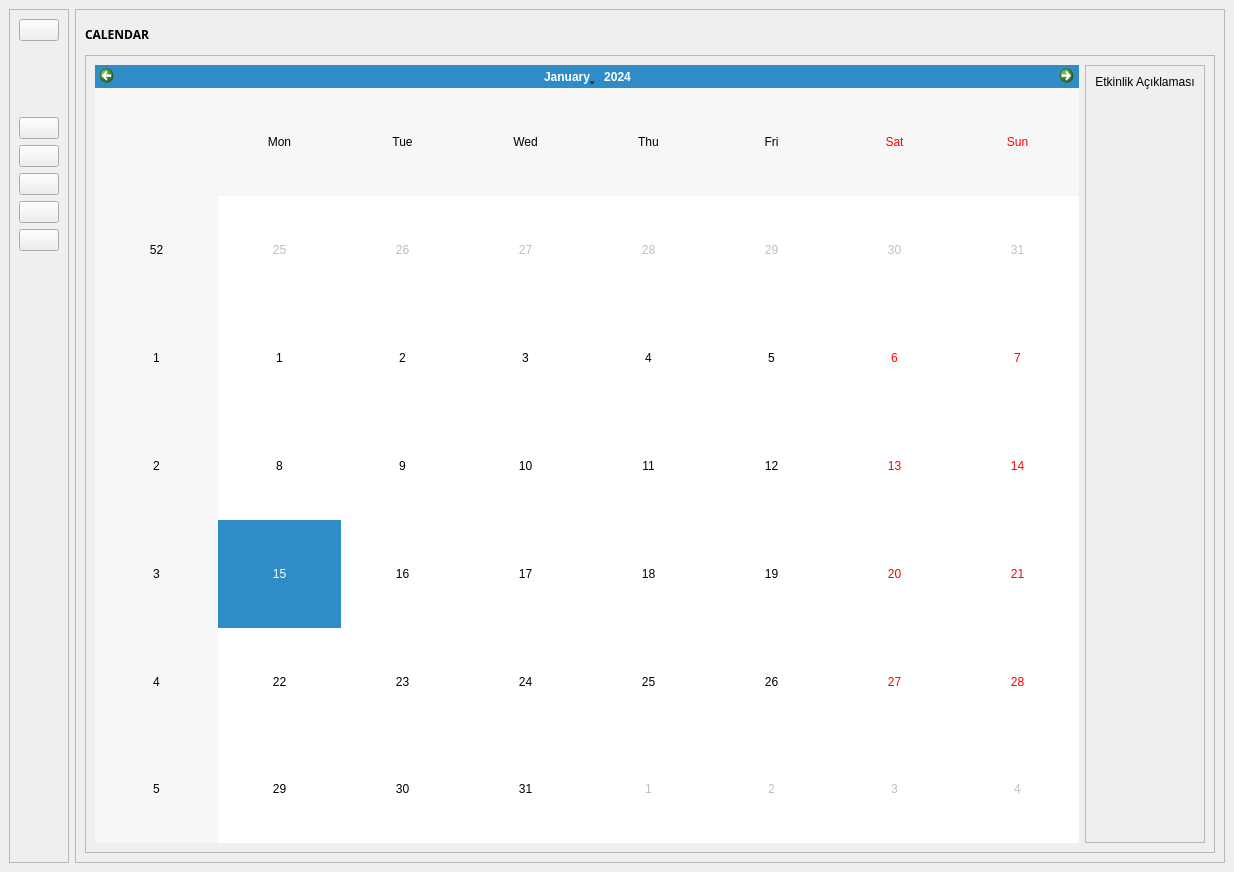
<?xml version="1.0" encoding="UTF-8"?>
<ui version="4.0">
 <class>MainWindow</class>
 <widget class="QMainWindow" name="MainWindow">
  <property name="geometry">
   <rect>
    <x>0</x>
    <y>0</y>
    <width>1234</width>
    <height>872</height>
   </rect>
  </property>
  <property name="windowTitle">
   <string>Calendar</string>
  </property>
  <property name="styleSheet">
   <string notr="true"/>
  </property>
  <widget class="QWidget" name="centralwidget">
   <layout class="QHBoxLayout" name="horizontalLayout">
    <item>
     <widget class="QFrame" name="menuFrame">
      <property name="minimumSize">
       <size>
        <width>50</width>
        <height>0</height>
       </size>
      </property>
      <property name="styleSheet">
       <string notr="true"/>
      </property>
      <property name="frameShape">
       <enum>QFrame::StyledPanel</enum>
      </property>
      <property name="frameShadow">
       <enum>QFrame::Raised</enum>
      </property>
      <layout class="QVBoxLayout" name="verticalLayout">
       <item>
        <widget class="QPushButton" name="appLogo">
         <property name="text">
          <string/>
         </property>
         <property name="icon">
          <iconset resource="../icons/icons.qrc">
           <normaloff>:/icons/resourcesPNG/momentumLogo.png</normaloff>:/icons/resourcesPNG/momentumLogo.png</iconset>
         </property>
         <property name="iconSize">
          <size>
           <width>35</width>
           <height>35</height>
          </size>
         </property>
        </widget>
       </item>
       <item>
        <spacer name="verticalSpacerBottom">
         <property name="orientation">
          <enum>Qt::Vertical</enum>
         </property>
         <property name="sizeType">
          <enum>QSizePolicy::Maximum</enum>
         </property>
         <property name="sizeHint" stdset="0">
          <size>
           <width>20</width>
           <height>70</height>
          </size>
         </property>
        </spacer>
       </item>
       <item>
        <widget class="QPushButton" name="welcomeButton">
         <property name="styleSheet">
          <string notr="true"/>
         </property>
         <property name="text">
          <string/>
         </property>
         <property name="icon">
          <iconset resource="../icons/icons.qrc">
           <normaloff>:/icons/resourcesPNG/homeBeige.png</normaloff>:/icons/resourcesPNG/homeBeige.png</iconset>
         </property>
         <property name="iconSize">
          <size>
           <width>30</width>
           <height>35</height>
          </size>
         </property>
        </widget>
       </item>
       <item>
        <widget class="QPushButton" name="tasksButton">
         <property name="styleSheet">
          <string notr="true"/>
         </property>
         <property name="text">
          <string/>
         </property>
         <property name="icon">
          <iconset resource="../icons/icons.qrc">
           <normaloff>:/icons/resourcesPNG/taskBeige.png</normaloff>:/icons/resourcesPNG/taskBeige.png</iconset>
         </property>
         <property name="iconSize">
          <size>
           <width>30</width>
           <height>35</height>
          </size>
         </property>
        </widget>
       </item>
       <item>
        <widget class="QPushButton" name="calendarButton">
         <property name="styleSheet">
          <string notr="true"/>
         </property>
         <property name="text">
          <string/>
         </property>
         <property name="icon">
          <iconset resource="../icons/icons.qrc">
           <normaloff>:/icons/resourcesPNG/calendarDark.png</normaloff>:/icons/resourcesPNG/calendarDark.png</iconset>
         </property>
         <property name="iconSize">
          <size>
           <width>35</width>
           <height>45</height>
          </size>
         </property>
        </widget>
       </item>
       <item>
        <widget class="QPushButton" name="pomodoroButton">
         <property name="styleSheet">
          <string notr="true"/>
         </property>
         <property name="text">
          <string/>
         </property>
         <property name="icon">
          <iconset resource="../icons/icons.qrc">
           <normaloff>:/icons/resourcesPNG/pomodoroBeige.png</normaloff>:/icons/resourcesPNG/pomodoroBeige.png</iconset>
         </property>
         <property name="iconSize">
          <size>
           <width>30</width>
           <height>35</height>
          </size>
         </property>
        </widget>
       </item>
       <item>
        <widget class="QPushButton" name="profileButton">
         <property name="styleSheet">
          <string notr="true"/>
         </property>
         <property name="text">
          <string/>
         </property>
         <property name="icon">
          <iconset resource="../icons/icons.qrc">
           <normaloff>:/icons/resourcesPNG/profileBeige.png</normaloff>:/icons/resourcesPNG/profileBeige.png</iconset>
         </property>
         <property name="iconSize">
          <size>
           <width>30</width>
           <height>35</height>
          </size>
         </property>
        </widget>
       </item>
       <item>
        <spacer name="verticalSpacerTop">
         <property name="orientation">
          <enum>Qt::Vertical</enum>
         </property>
         <property name="sizeHint" stdset="0">
          <size>
           <width>20</width>
           <height>40</height>
          </size>
         </property>
        </spacer>
       </item>
      </layout>
     </widget>
    </item>
    <item>
     <widget class="QFrame" name="contentFrame">
      <property name="frameShape">
       <enum>QFrame::StyledPanel</enum>
      </property>
      <property name="frameShadow">
       <enum>QFrame::Raised</enum>
      </property>
      <layout class="QVBoxLayout" name="verticalLayout_2">
       <item>
        <widget class="QLabel" name="title">
         <property name="sizePolicy">
          <sizepolicy hsizetype="Expanding" vsizetype="Expanding">
           <horstretch>0</horstretch>
           <verstretch>0</verstretch>
          </sizepolicy>
         </property>
         <property name="maximumSize">
          <size>
           <width>16777215</width>
           <height>30</height>
          </size>
         </property>
         <property name="font">
          <font>
           <family>Golos Text Medium</family>
           <weight>75</weight>
           <bold>true</bold>
          </font>
         </property>
         <property name="styleSheet">
          <string notr="true"/>
         </property>
         <property name="frameShadow">
          <enum>QFrame::Plain</enum>
         </property>
         <property name="lineWidth">
          <number>1</number>
         </property>
         <property name="text">
          <string>CALENDAR</string>
         </property>
         <property name="alignment">
          <set>Qt::AlignLeading|Qt::AlignLeft|Qt::AlignVCenter</set>
         </property>
         <property name="indent">
          <number>0</number>
         </property>
        </widget>
       </item>
       <item>
        <widget class="QFrame" name="calendarFrame">
         <property name="frameShape">
          <enum>QFrame::StyledPanel</enum>
         </property>
         <property name="frameShadow">
          <enum>QFrame::Raised</enum>
         </property>
         <layout class="QHBoxLayout" name="horizontalLayout_2">
          <item>
           <widget class="QCalendarWidget" name="calendarWidget">
            <property name="styleSheet">
             <string notr="true"/>
            </property>
           </widget>
          </item>
          <item>
           <widget class="QFrame" name="descriptionFrame">
            <property name="frameShape">
             <enum>QFrame::StyledPanel</enum>
            </property>
            <property name="frameShadow">
             <enum>QFrame::Raised</enum>
            </property>
            <layout class="QVBoxLayout" name="verticalLayout_3">
             <item>
              <widget class="QLabel" name="description">
               <property name="text">
                <string>Etkinlik Açıklaması</string>
               </property>
               <property name="alignment">
                <set>Qt::AlignCenter</set>
               </property>
              </widget>
             </item>
             <item>
              <spacer name="spacer">
               <property name="orientation">
                <enum>Qt::Vertical</enum>
               </property>
               <property name="sizeHint" stdset="0">
                <size>
                 <width>20</width>
                 <height>40</height>
                </size>
               </property>
              </spacer>
             </item>
            </layout>
           </widget>
          </item>
         </layout>
        </widget>
       </item>
      </layout>
     </widget>
    </item>
   </layout>
  </widget>
 </widget>
 <resources>
  <include location="../icons/icons.qrc"/>
  <include location="../icons/icons.qrc"/>
 </resources>
 <connections/>
</ui>
